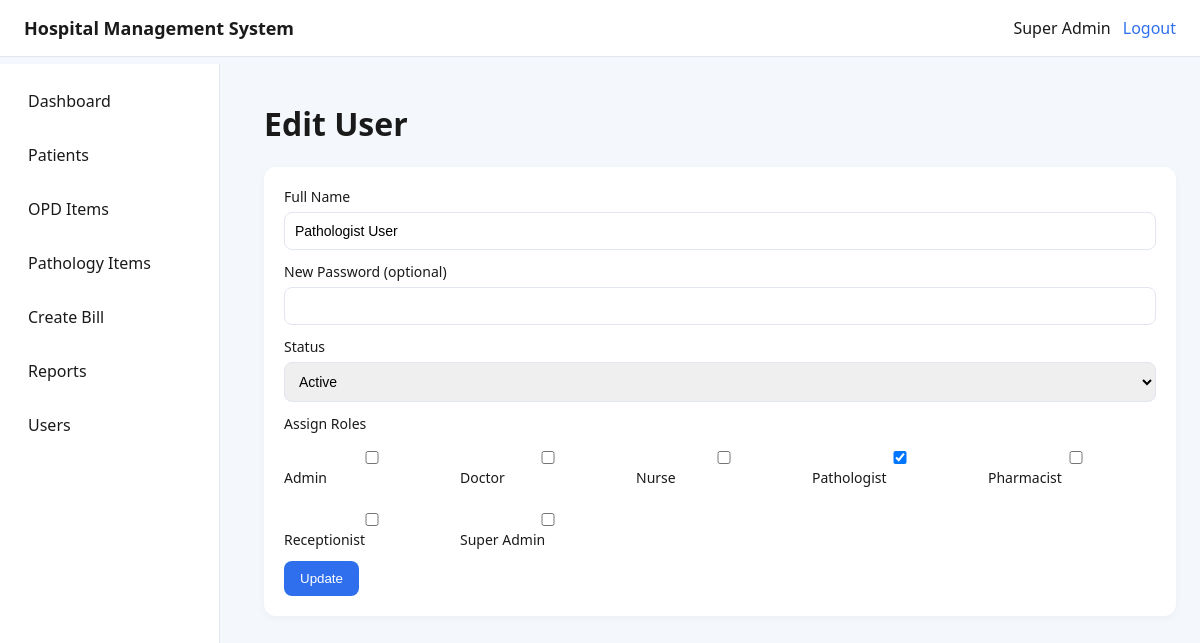
The page /index.php?route=users/edit&id=6 (signed in) on the database its author committed.
### tables this page shows
CREATE TABLE roles (
    id INT AUTO_INCREMENT PRIMARY KEY,
    name VARCHAR(100) NOT NULL UNIQUE
);

CREATE TABLE users (
    id INT AUTO_INCREMENT PRIMARY KEY,
    username VARCHAR(100) NOT NULL UNIQUE,
    full_name VARCHAR(150) NOT NULL,
    password_hash VARCHAR(255) NOT NULL,
    status ENUM('active', 'disabled') NOT NULL DEFAULT 'active',
    created_at TIMESTAMP DEFAULT CURRENT_TIMESTAMP
);

### app/core/Controller.php (called while the page is built, shortened)
<?php
class Controller
{
    protected function render(string $view, array $data = []): void
    {
        extract($data);
        include __DIR__ . '/../views/layouts/header.php';
        include __DIR__ . '/../views/' . $view . '.php';
        include __DIR__ . '/../views/layouts/footer.php';
    }
}

### app/controllers/UsersController.php (called while the page is built, shortened)
<?php
class UsersController extends Controller
{
    public function edit(): void
    {
        $id = (int)($_GET['id'] ?? 0);
        $user = User::find($id);
        $roles = User::rolesList();
        $userRoles = User::roles($id);
        $this->render('users/edit', ['user' => $user, 'roles' => $roles, 'userRoles' => $userRoles]);
    }
}

### app/config/config.php (called while the page is built)
<?php
return [
    'db' => [
        'host' => '127.0.0.1',
        'name' => 'hospital_db',
        'user' => 'root',
        'pass' => '',
        'charset' => 'utf8mb4',
    ],
    'app' => [
        'base_url' => '/public',
        'name' => 'Hospital Management System',
    ],
];

### app/helpers.php (called while the page is built)
<?php
function e(string $value): string
{
    return htmlspecialchars($value, ENT_QUOTES, 'UTF-8');
}
function base_url(string $path = ''): string
{
    $config = require __DIR__ . '/config/config.php';
    $base = rtrim($config['app']['base_url'], '/');
    return $base . '/' . ltrim($path, '/');
}

### app/core/Auth.php (called while the page is built, shortened)
<?php
class Auth
{
    public static function user(): ?array
    {
        return $_SESSION['user'] ?? null;
    }
    public static function check(): bool
    {
        return isset($_SESSION['user']);
    }
}

### app/models/User.php (called while the page is built, shortened)
<?php
class User
{
    public static function find(int $id): ?array
    {
        $pdo = Database::connection();
        $stmt = $pdo->prepare('SELECT id, username, full_name, status FROM users WHERE id = :id');
        $stmt->execute(['id' => $id]);
        $user = $stmt->fetch();
        return $user ?: null;
    }
    public static function roles(int $id): array
    {
        $pdo = Database::connection();
        $stmt = $pdo->prepare('SELECT role_id FROM user_roles WHERE user_id = :id');
        $stmt->execute(['id' => $id]);
        return array_column($stmt->fetchAll(), 'role_id');
    }
    public static function rolesList(): array
    {
        $pdo = Database::connection();
        return $pdo->query('SELECT id, name FROM roles ORDER BY name')->fetchAll();
    }
}

### app/core/RBAC.php (called while the page is built, shortened)
<?php
class RBAC
{
    public static function hasPermission(string $permission): bool
    {
        $user = Auth::user();
        return in_array($permission, $_SESSION['permissions'], true);
    }
}

### app/views/users/edit.php (the view, shortened to what this page needs)
<h1>Edit User</h1>
<section class="card">
    <form method="POST" action="index.php?route=users/update">
        <label>Full Name
            <input type="text" name="full_name" value="<?= e($user['full_name']) ?>" required>
        </label>
        <label>New Password (optional)
            <input type="password" name="password">
        </label>
        <label>Status
            <select name="status">
                <option value="active" <?= $user['status'] === 'active' ? 'selected' : '' ?>>Active</option>
            </select>
        </label>
        <label>Assign Roles</label>
        <div class="checkbox-group">
            <?php foreach ($roles as $role): ?>
                <label>
                    <input type="checkbox" name="roles[]" value="<?= e($role['id']) ?>" <?= in_array($role['id'], $userRoles, true) ? 'checked' : '' ?>>
                    <?= e($role['name']) ?>
                </label>
            <?php endforeach; ?>
        </div>
        <button class="btn-primary">Update</button>
    </form>
</section>

### app/views/layouts/header.php (shortened to what this page needs)
<?php
$config = require __DIR__ . '/../../config/config.php';
?>
<!DOCTYPE html>
<html lang="en">
<head>
    <link rel="stylesheet" href="<?= base_url('assets/css/styles.css') ?>">
</head>
<body>
<header class="topbar">
    <div class="logo"><?= e($config['app']['name']) ?></div>
    <?php if (Auth::check()): ?>
        <div class="user-info">
            <span><?= e(Auth::user()['full_name']) ?></span>
            <a href="index.php?route=logout" class="btn-link">Logout</a>
        </div>
    <?php endif; ?>
</header>
<?php if (Auth::check()): ?>
<nav class="sidebar">
    <a href="index.php">Dashboard</a>
    <?php if (RBAC::hasPermission('manage_patients')): ?>
        <a href="index.php?route=patients">Patients</a>
    <?php endif; ?>
    <?php if (RBAC::hasPermission('manage_opd')): ?>
        <a href="index.php?route=opd">OPD Items</a>
    <?php endif; ?>
    <?php if (RBAC::hasPermission('manage_pathology')): ?>
        <a href="index.php?route=pathology">Pathology Items</a>
    <?php endif; ?>
    <?php if (RBAC::hasPermission('manage_billing')): ?>
        <a href="index.php?route=billing/create">Create Bill</a>
    <?php endif; ?>
    <?php if (RBAC::hasPermission('view_reports')): ?>
        <a href="index.php?route=reports">Reports</a>
    <?php endif; ?>
    <?php if (RBAC::hasPermission('manage_users')): ?>
        <a href="index.php?route=users">Users</a>
    <?php endif; ?>
</nav>
<main class="content">
<?php endif; ?>

### public/assets/css/styles.css (style rules this page uses)
:root { --primary: #2f6fed; --secondary: #1b9aaa; --background: #f4f7fb; --text: #1a1a1a; --card: #ffffff; --border: #e1e6ef; }
* { box-sizing: border-box; }
body { margin: 0; font-family: "Segoe UI", sans-serif; color: var(--text); background: var(--background); }
.topbar { display: flex; align-items: center; justify-content: space-between; padding: 16px 24px; background: var(--card); border-bottom: 1px solid var(--border); }
.logo { font-weight: 600; font-size: 18px; }
.user-info { display: flex; gap: 12px; align-items: center; }
.sidebar { position: fixed; top: 64px; left: 0; width: 220px; height: calc(100vh - 64px); background: var(--card); border-right: 1px solid var(--border); display: flex; flex-direction: column; padding: 16px; gap: 12px; }
.sidebar a { text-decoration: none; color: var(--text); padding: 10px 12px; border-radius: 8px; }
.content { margin-left: 240px; padding: 24px; }
.card { background: var(--card); padding: 20px; border-radius: 12px; box-shadow: 0 2px 8px rgba(0, 0, 0, 0.04); margin-bottom: 20px; }
label { display: block; margin-bottom: 12px; font-size: 14px; }
input, select, textarea { width: 100%; padding: 10px; border-radius: 8px; border: 1px solid var(--border); margin-top: 6px; font-size: 14px; }
button { border: none; cursor: pointer; }
.btn-primary { background: var(--primary); color: white; padding: 10px 16px; border-radius: 8px; }
.btn-link { background: none; color: var(--primary); text-decoration: none; }
.checkbox-group { display: grid; grid-template-columns: repeat(auto-fit, minmax(160px, 1fr)); gap: 8px; }

### rows shown on the page
roles: name "Super Admin"
users: full_name "Pathologist User", status "Active"
roles: name "Admin"
roles: name "Doctor"
roles: name "Nurse"
roles: id "☑", name "Pathologist"
roles: name "Pharmacist"
roles: name "Receptionist"

### other values the page prints
$config['app']['name'] "Hospital Management System"
